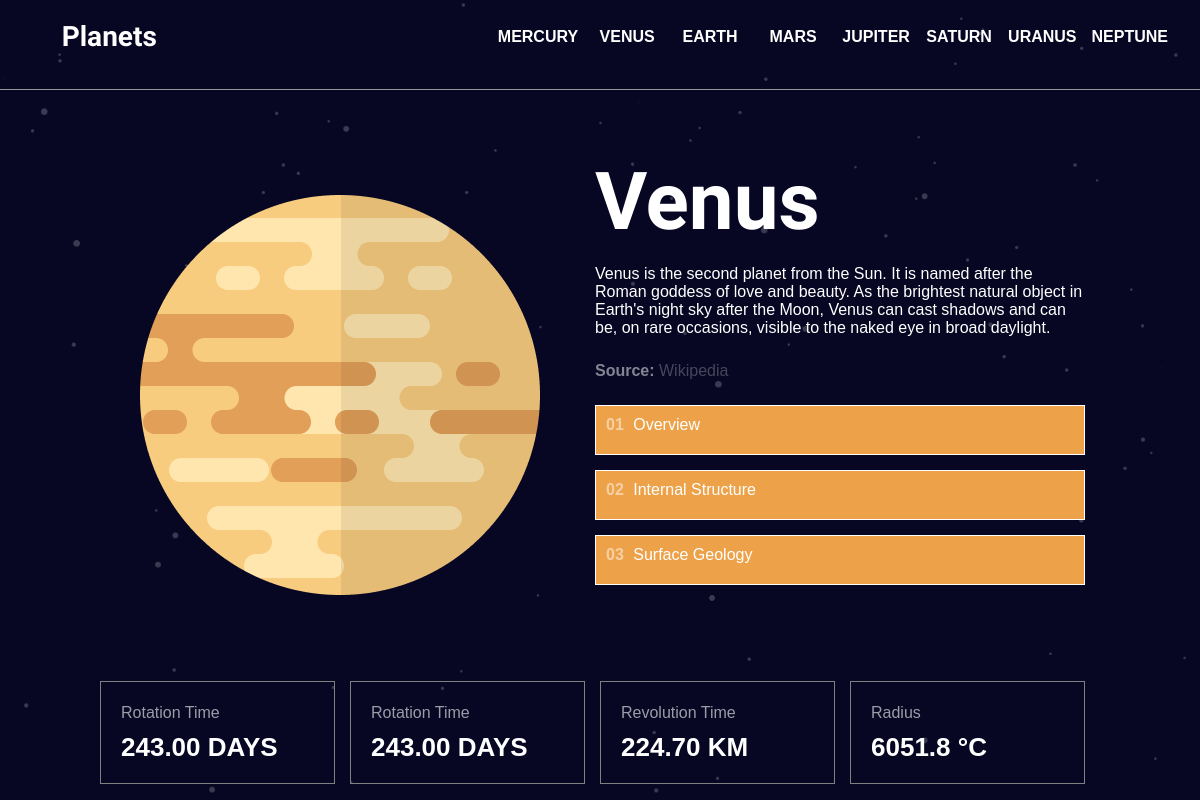
The app's page /venus/ with its own data.
### planets/models.py (models this page shows, shortened)
class Planet(models.Model):
    class Status(models.TextChoices):
        DRAFT = 'DF', 'Draft'
        PUBLISHED = 'PB', 'Published'
    name = models.CharField(max_length=7)
    slug = models.SlugField(max_length=7, unique_for_date='created_at')
    link = models.CharField(max_length=250)
    rotation_time = models.DecimalField(max_digits=5, decimal_places=2)
    revolution_time = models.DecimalField(max_digits=5, decimal_places=2)
    radius = models.DecimalField(max_digits=6, decimal_places=1)
    average_temp = models.IntegerField()
    overview = models.TextField()
    overview_img = models.ImageField(upload_to='uploads/')
    internal_structure = models.TextField()
    internal_structure_img = models.ImageField(upload_to='uploads/')
    surface_geology = models.TextField()
    surface_geology_img = models.ImageField(upload_to='uploads/')
    created_at = models.DateTimeField(auto_now=True)
    updated_at = models.DateTimeField(auto_now=True)
    status = models.CharField(
            max_length=2,
            choices=Status.choices,
            default=Status.DRAFT
    )
    objects = models.Manager()
    published = PublishedManager()
    class Meta:
        ordering = ['-created_at']
        indexes = [
            models.Index(fields=['-created_at'])
        ]

### planets/views.py (the view)
# urls.py: path('', views.planet_detail, name='planet_detail'),
def planet_detail(request, slug='mercury'):
    planet = get_object_or_404(
        Planet,
        slug=slug,
        status=Planet.Status.PUBLISHED
    )
    planet_detail_section = request.path.split('/').pop()
    planet_image = planet.overview_img.url
    planet_detail_context = 'overview'
    blurb = planet.overview
    if planet_detail_section == 'structure':
        planet_image = planet.internal_structure_img.url
        planet_detail_context = planet_detail_section
        blurb = planet.internal_structure
    if planet_detail_section == 'geology':
        planet_image = planet.surface_geology_img.url
        planet_detail_context = planet_detail_section
        blurb = planet.surface_geology
    return render(
        request,
        'planets/planet_detail.html',
        {
            'planet': planet,
            'planet_image': planet_image,
            'active': planet_detail_context,
            'blurb':  blurb,
        })

### planets/templates/planets/planet_detail.html (shortened to what this page needs)
{% extends "./base.html" %}
{% block content %}
<section class="pfs__planet-detail__container">
    <section class="pfs__planet-detail">
        <figure class="pfs__planet-detail__figure">
            <img src="{{ planet.overview_img.url }}" alt={ planet.name } />
        </figure>
        <article class="pfs__planet-detail__article">
            <section class="pfs__planet-detail__article__overview">
                <h2>{{ planet.name }}</h2>
                <p class="pfs__planet-detail__article__overview__blurb">
                    {{ planet.overview }}
                </p>
                <span class="pfs__planet-detail__article__overview__link">
                    Source: <a href="#wiki">Wikipedia</a>
                </span>
            </section>
            <navigation class="pfs__planet-detail__article__nav">
                <a
                    id="#{{planet.name | lower }}/overview"
                    class="link--{{ planet.name | lower }}"
                    href="#{{ planet.name | lower }}/overview"
                >
                    <span>01</span> overview
                </a>
                <a
                    id="#{{ planet.name | lower }}/structure"
                    class="link--{{ planet.name | lower }}"
                    href="#{{ planet.name | lower}}/structure"
                >
                    <span>02</span> internal structure
                </a>
                <a
                    id="#{{ planet.name | lower }}/geology"
                    class="link--{{ planet.name | lower }}"
                    href="#{{ planet.name | lower}}/geology"
                >
                    <span>03</span> surface geology
                </a>
            </navigation>
        </article>
    </section>
    <aside class="pfs__planet-stats">
        <ul class="pfs__planet-stats__list">
            <li class="pfs__planet-stats__list__item">
                <span class="pfs__planet-stats__list__item__title">
                    rotation time
                </span>
                <p class="pfs__planet-stats__list__item__metric">
                    {{ planet.rotation_time }} DAYS
                </p>
            </li>
            <li class="pfs__planet-stats__list__item">
                <span class="pfs__planet-stats__list__item__title">
                    rotation time
                </span>
                <p class="pfs__planet-stats__list__item__metric">
                    {{ planet.rotation_time }} DAYS
                </p>
            </li>
            <li class="pfs__planet-stats__list__item">
                <span class="pfs__planet-stats__list__item__title">
                    revolution time
                </span>
                <p class="pfs__planet-stats__list__item__metric">
                    {{ planet.revolution_time }} KM
                </p>
            </li>
            <li class="pfs__planet-stats__list__item">
                <span class="pfs__planet-stats__list__item__title">
                    radius
                </span>
                <p class="pfs__planet-stats__list__item__metric">
                {{ planet.radius }} °C
                </p>
            </li>
        </ul>
    </aside>
</section>
{% endblock %}

### planets/static/css/base.css (style rules this page uses)
* { box-sizing: border-box; padding: 0; }
html { background-color: #070724; background-image: url('../imgs/desktop-bg.png'); background-size: cover; color: #ffffff; }
body { position: relative; padding: 0; margin: 0; min-height: 100%; }
h1,h2,h3,h4 { font-family: 'Antonio', serif; }

### planets/static/css/planet_detail.css (style rules this page uses)
.pfs__planet-detail__container { display: flex; flex-direction: column; font-family: Spatan, sans-serif; margin-left: auto; margin-right: auto; }
@media screen and (min-width: 768px) { .pfs__planet-detail__container { max-width: 1000px; } }
.pfs__planet-detail { display: flex; flex-direction: column; }
@media screen and (min-width: 768px) { .pfs__planet-detail { flex-direction: column; } }
@media screen and (min-width: 992px) { .pfs__planet-detail { flex-direction: row; } }
.pfs__planet-detail__figure { display: block; text-align: center; margin: 85px 0; }
.pfs__planet-detail__figure img { display: block; margin-left: auto; margin-right: auto; }
@media screen and (min-width: 768px) { .pfs__planet-detail__figure { text-align: left; padding: 40px; margin: 0; } }
@media screen and (min-width: 992px) { .pfs__planet-detail__figure { margin-left: 0%; } }
.pfs__planet-detail__article { display: flex; flex-direction: column; }
@media screen and (min-width: 768px) { .pfs__planet-detail__article { flex-direction: row; margin-bottom: 65px; } }
@media screen and (min-width: 992px) { .pfs__planet-detail__article { flex-direction: column; } }
.pfs__planet-detail__article__overview { margin: 0 15px; text-align: center; }
@media screen and (min-width: 768px) { .pfs__planet-detail__article__overview { text-align: left; max-width: 50%; } }
@media screen and (min-width: 992px) { .pfs__planet-detail__article__overview { text-align: left; max-width: 100%; } }
.pfs__planet-detail__article__overview h2 { margin: 0; font-size: 80px; }
.pfs__planet-detail__article__overview__blurb { margin-bottom: 25px; font-size: 16px; }
.pfs__planet-detail__article__overview__link { display: block; margin-bottom: 25px; font-weight: bold; opacity: 0.5; }
.pfs__planet-detail__article__overview__link a:link, .pfs__planet-detail__article__overview__link a:visited { text-decoration: none; font-weight: normal; color: #ffffff; opacity: 0.5; }
.pfs__planet-detail__article__nav { display: none; align-self: stretch; }
@media screen and (min-width: 768px) { .pfs__planet-detail__article__nav { flex-grow: 1; display: flex; font-family: Spartan, sans-serif; flex-direction: column; align-self: flex-end; text-transform: capitalize; margin: 0 15px; } }
@media screen and (min-width: 992px) { .pfs__planet-detail__article__nav { align-self: stretch; } }
.pfs__planet-detail__article__nav a:link, .pfs__planet-detail__article__nav a:visited { border: 1px solid #ffffff; margin-bottom: 15px; color: #ffffff; text-decoration: none; padding: 10px; width: 100%; height: 50px; }
.pfs__planet-detail__article__nav .link--venus { background-color: #EDA249; }
.pfs__planet-detail__article__nav a span { font-weight: bold; margin-right: 5px; opacity: 0.5; }
.pfs__planet-stats__list { display: flex; flex-direction: column; list-style: none; padding: 0px; }
@media screen and (min-width: 768px) { .pfs__planet-stats__list { flex-direction: row; } }
.pfs__planet-stats__list__item { flex: 1 1 0; display: flex; flex-direction: row; padding: 20px; margin-left: 15px; margin-right: 15px; border: 1px solid grey; }
@media screen and (min-width: 768px) { .pfs__planet-stats__list__item { display: block; margin-left: 0; } }
.pfs__planet-stats__list__item__title { display: block; opacity: 0.6; flex-grow: 2; text-transform: capitalize; padding-top: 2px; margin-bottom: 10px; }
.pfs__planet-stats__list__item__metric { flex-grow: 1; font-weight: bold; font-size: 20px; margin: 0; text-align: right; }
@media screen and (min-width: 768px) { .pfs__planet-stats__list__item__metric { text-align: left; font-size: 26px; } }

### records on screen
Planet: overview_img (picture), name "Venus", overview "Venus is the second planet from the Sun. It is named after the Roman goddess of love and beauty. As the brightest natural object in Earth's night sky after the Moon, Venus can cast shadows and can be, on rare occasions, visible to the naked eye in broad daylight.", rotation_time "243.00", revolution_time "224.70", radius "6051.8"
